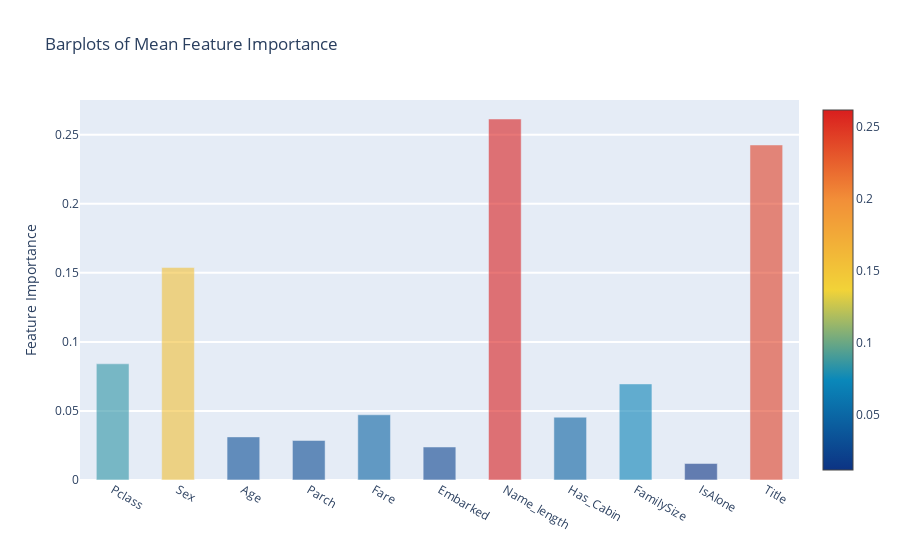

The notebook cell this image was saved under:
### Code cell
x = feature_dataframe['mean'].values
y = feature_dataframe['features'].values

data = [go.Bar(
    x = y,
    y = x,
    width = 0.5,
    marker = dict(
        color = feature_dataframe['mean'].values,
        colorscale = 'Portland',
        showscale = True,
        reversescale = False
    ),
    opacity = 0.6
)]

layout = go.Layout(
    autosize = True,
    title = 'Barplots of Mean Feature Importance',
    hovermode = 'closest',
    yaxis = dict(
        title = 'Feature Importance',
        ticklen = 5,
        gridwidth = 2
    ),
    showlegend = False
)
fig = go.Figure(data = data, layout = layout)
py.iplot(fig, filename = 'bar_direct_labels')

### Figure 1 — Plotly figure (JSON) as saved in the notebook; plotly's stock layout.template omitted (floating-point values rounded to 4 significant figures)
{"data": [{"marker": {"color": [0.08414, 0.1539, 0.03122, 0.02863, 0.04723, 0.0239, 0.2614, 0.04548, 0.06957, 0.01193, 0.2426], "colorscale": [[0.0, "rgb(12,51,131)"], [0.25, "rgb(10,136,186)"], [0.5, "rgb(242,211,56)"], [0.75, "rgb(242,143,56)"], [1.0, "rgb(217,30,30)"]], "reversescale": false, "showscale": true}, "opacity": 0.6, "type": "bar", "width": 0.5, "x": ["Pclass", "Sex", "Age", "Parch", "Fare", "Embarked", "Name_length", "Has_Cabin", "FamilySize", "IsAlone", "Title"], "y": [0.08414, 0.1539, 0.03122, 0.02863, 0.04723, 0.0239, 0.2614, 0.04548, 0.06957, 0.01193, 0.2426]}], "layout": {"autosize": true, "hovermode": "closest", "showlegend": false, "title": {"text": "Barplots of Mean Feature Importance"}, "yaxis": {"gridwidth": 2, "ticklen": 5, "title": {"text": "Feature Importance"}}}}
